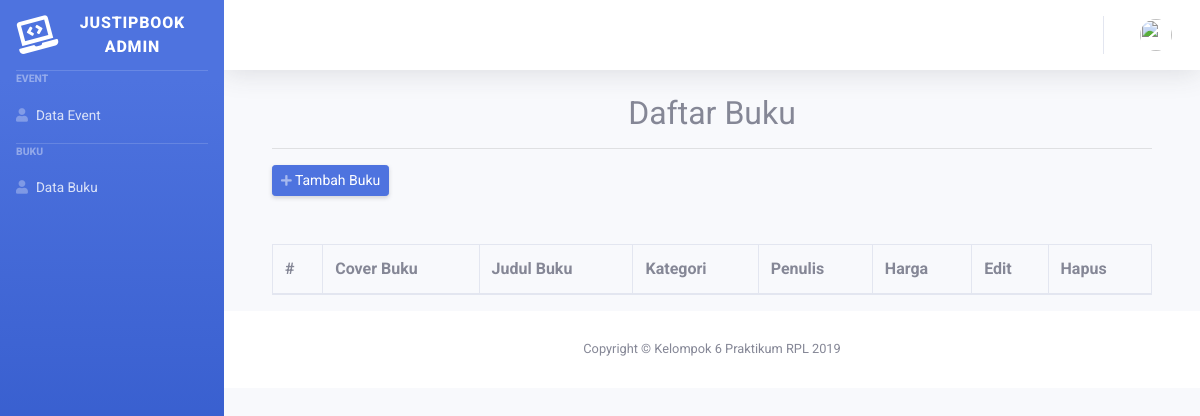
Before: /index.php/admin/buku with the older database file.
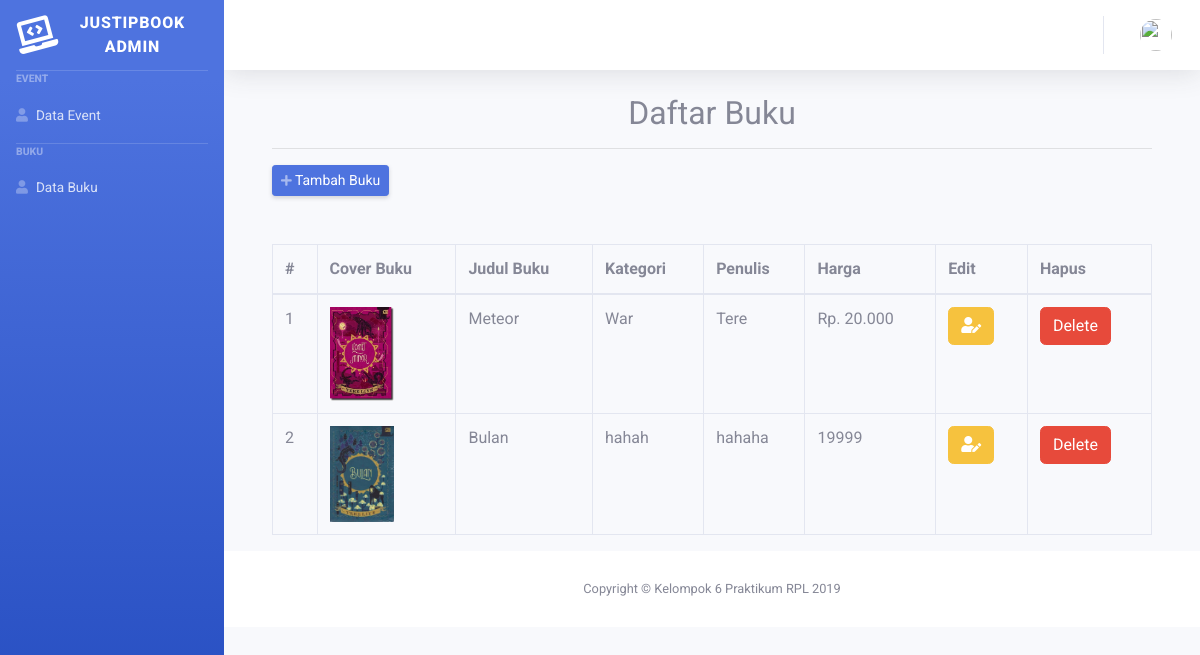
After: the same page with the newer database file.
### tables this page shows
CREATE TABLE `buku` (
  `id_buku` int(11) NOT NULL,
  `id_event` int(11) NOT NULL,
  `judul` varchar(255) NOT NULL,
  `deskripsi` varchar(255) NOT NULL,
  `kategori` varchar(255) NOT NULL,
  `penulis` varchar(255) NOT NULL,
  `tahun_terbit` varchar(255) NOT NULL,
  `harga` varchar(255) NOT NULL,
  `gambar` varchar(255) NOT NULL
);

### application/controllers/Admin.php (called while the page is built, shortened)
<?php
class Admin extends CI_Controller
{
    public function __construct()
    {
        $this->load->library('form_validation');
        $this->load->helper(array('form', 'url'));
        $this->load->model('ModelBuku');
        $this->load->model('ModelEvents');
    }
    public function buku(){
        $data['title'] = "Daftar Buku";
        $data['user'] = $this->db->get_where('user', ['username' => $this->session->userdata('username')])->row_array();
        $data['buku'] = $this->ModelBuku->getAllBuku();
        $this->load->view('templates/admin/auth_header', $data);
        $this->load->view('templates/admin/sidebar');
        $this->load->view('admin/buku');
        $this->load->view('templates/admin/auth_footer');
    }
}

### index.php (called while the page is built, shortened)
<?php
require_once BASEPATH.'core/CodeIgniter.php';

### application/models/ModelBuku.php (called while the page is built, shortened)
<?php
class ModelBuku extends CI_Model{
    public function getAllBuku(){
        $query = $this->db->select('*')->from('buku');
        $result = $query->get()->result_array();
        return $result;
    }
}

### application/views/admin/buku.php (the view, shortened to what this page needs)
        <div class="container-fluid">
            <div class="container">
                <div class="box">
                    <center>
                        <h2>Daftar Buku</h2>
                    </center>
                    <hr>
                    <div class="row">
                        <div class="col-md-6">
                            <a href="<?= base_url('admin/addbuku') ?>" class="d-none d-sm-inline-block btn btn-sm btn-primary shadow-sm"><i class="fas fa-plus fa-sm text-white-50"></i> Tambah Buku</a>
                        </div>
                    </div>
                    <br><br>
                    <table class="table table-bordered" id="table">
                        <thead>
                            <tr>
                                <th>#</th>
                                <th>Cover Buku</th>
                                <th>Judul Buku</th>
                                <th>Kategori</th>
                                <th>Penulis</th>
                                <th>Harga</th>
                                <th>Edit</th>
                                <th>Hapus</th>
                            </tr>
                        </thead>
                        <tbody>
                            <?php $no = 1;
                            foreach ($buku as $d) { ?>
                                <tr>
                                    <form action="">
                                        <td>
                                            <?= $no++ ?>
                                        </td>
                                        <td>
                                            <img src="<?= base_url($d['gambar']) ?>" alt="buku" width="64" />
                                        </td>
                                        <td>
                                            <?= $d['judul'] ?>
                                        </td>
                                        <td>
                                            <?= $d['kategori'] ?>
                                        </td>
                                        <td>
                                            <?= $d['penulis'] ?>
                                        </td>
                                        <td>
                                            <?= $d['harga'] ?>
                                        </td>
                                        <td>
                                            <a href="<?= base_url("admin/detailbuku/") . $d['id_buku']; ?>">
                                                <button type="button" class="btn btn-warning" data-toggle="modal" data-target="#edit"><i class="fas fa-user-edit"></i></button>
                                            </a>
                                        </td>
                                        <td><a href="<?= base_url("admin/hapusbuku/" . $d['id_buku']); ?>" class="btn btn-danger" onclick="return confirm('Delete content?');">Delete</a></td>
                                    </form>
                                </tr>
                            <?php } ?>
                        </tbody>
                    </table>
                </div>
            </div>
        </div>
        <footer class="sticky-footer bg-white">
            <div class="container my-auto">
                <div class="copyright text-center my-auto">
                    <span>Copyright &copy; Kelompok 6 Praktikum RPL 2019</span>
                </div>
            </div>
        </footer>
    </div>
</div>

Changed rows visible on the page:
added buku: gambar (picture), judul "Meteor", kategori "War", penulis "Tere", harga "Rp. 20.000"
added buku: gambar (picture), judul "Bulan", kategori "hahah", penulis "hahaha", harga "19999"
